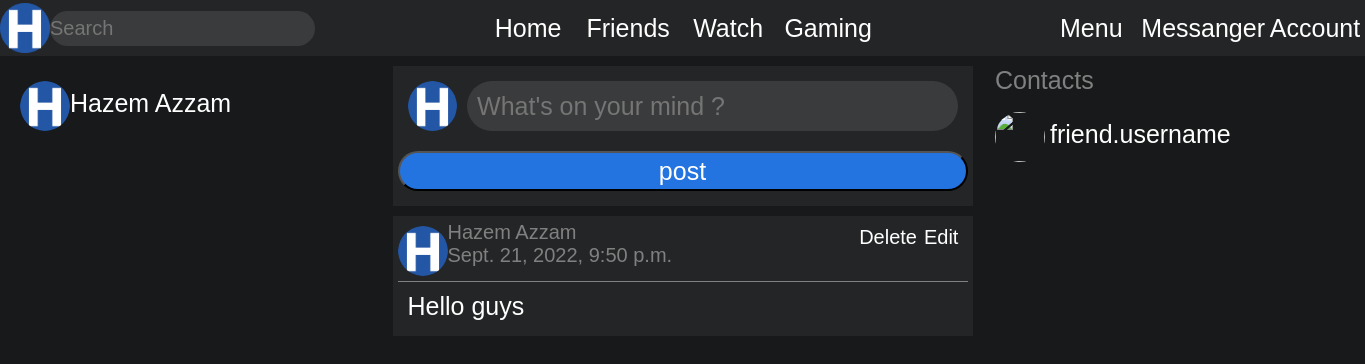
Page / (signed in) on the committed database.
### accounts/models.py (models this page shows, shortened)
class Account(AbstractBaseUser):
    first_name              = models.CharField(max_length=15, verbose_name="First Name", default="")
    last_name               = models.CharField(max_length=15, verbose_name="Last Name", default="")
    phone_number            = models.CharField(max_length=11, verbose_name="Phone Number", default="", blank=False, null=False, unique=True)
    date_of_birth           = models.DateField(verbose_name="Date of birth", default="2000-01-01", blank=False, null=False)
    Genders                 = (("MALE", "Male"), ("FEMALE", "Female"))
    gender                  = models.CharField(max_length=10, verbose_name="Gender", default="MALE", blank=False, null=False)
    profile_picture         = models.ImageField(default=f"default.png")
    objects                 = AccountManager()
    USERNAME_FIELD          = "phone_number"
    REQUIRED_FIELDS         = ["first_name", "last_name", "date_of_birth", "gender"]
    is_staff                = models.BooleanField(default=False)
    is_superuser            = models.BooleanField(default=False)
    is_active               = models.BooleanField(default=True)
    date_joined             = models.DateTimeField(verbose_name="Date Joined", auto_now=True)
    last_login              = models.DateTimeField(verbose_name="Last Login", auto_now_add=True)
    user_permissions        = models.ManyToManyField(Permission)
    groups                  = models.ManyToManyField(Group)

### posts/models.py (models this page shows)
class Post(models.Model):
    author = models.ForeignKey(get_user_model(), on_delete=models.CASCADE)
    content = models.TextField(max_length=250)
    pub_date=models.DateTimeField(auto_now_add=True, blank=True)

### Headbook/views.py (the view)
# urls.py: 2. Add a URL to urlpatterns:  path('', views.home, name='home')
def home(request):
    user = request.user
    if user.is_authenticated:
        post_list = Post.objects.all().order_by('-pub_date')
        return render(request, "home.html", {"post_list": post_list, "user": user})
    return render(request, "login.html")

### templates/home.html (shortened to what this page needs)
{% extends 'base.html' %}
{% block section %}
    <div class="left-section">
        <div class="option">
          <div class="option-image">
            <img class="small-profile-picture" src="/media/{{ user.profile_picture.name }}" alt="">
          </div>
          <div class="option-name">
            <span>{{ user.first_name }} {{ user.last_name }} </span>
          </div>
        </div>
    </div>
    <div class="middle-section">
      <div class="post-new">
        <form action="{% url 'add_post' %}" method="post">
          <div class="top">
            <img class="small-profile-picture" src="/media/{{ user.profile_picture.name }}" alt="">
            <input name="new-post-content" type="text" placeholder="What's on your mind ?">
          </div>
          <div class="bottom">
            <input type="submit" value="post">
          </div>
        </form>
      </div>
      {% for post in post_list %}
      <div class="post">
        <div class="top">
          <div class="left">
            <img class="small-profile-picture" src="/media/{{ user.profile_picture.name }}" alt="">
          </div>
          <div class="middle">
            <div class="profile-name">
              {{ post.author.first_name }} {{ post.author.last_name }}
            </div>
            <div class="post-time">
              {{ post.pub_date }}
            </div>
          </div>
          <div class="right">
            {% if post.author == user %}
                <a href="{% url 'delete_post' post.id %}">Delete</a>
                <a href="">Edit</a>
            {% endif %}
          </div>
        </div>
        <div class="post-middle">
          {{ post.content }}
        </div>
      </div>
      {% endfor %}
    </div>
    <div class="right-section">
      <div class="title">
        <div class="right">
          <span>Contacts</span>
        </div>
      </div>
      <div class="option">
          <div class="option-image">
            <img src="static friend.profile_picture" alt="">
          </div>
          <div class="option-name">
            <span>friend.username</span>
          </div>
        </div>
    </div>
{% endblock section %}

### posts/static/css/home-style.css (style rules this page uses)
* { margin: 0px; padding: 0px; font-size: 25px; text-decoration: none; color: white; }
html { width: 100%; height: 100%; font-family: sans-serif; }
body { background: #18191A; height: 100%; }
body section .left-section { padding: 10px; }
body section .left-section .option { display: flex; height: 60px; width: 100%; text-align: center; padding: 10px; }
body section .left-section .option .option-image { height: 100%; display: flex; }
body section .left-section .option .option-image img { height: 50px; width: 50px; margin: auto; border-radius: 25px; }
body section .left-section .option .option-name { height: 90%; display: flex; }
body section .left-section .option .option-name span { align-self: center; }
body section .middle-section { padding: 10px; }
body section .middle-section .post-new { padding: 5px; background: #242526; margin: auto; }
body section .middle-section .post-new .top { display: flex; margin: auto; text-align: center; margin: 10px; }
body section .middle-section .post-new .top img { width: 50px; height: 50px; margin-right: 10px; border-radius: 25px; }
body section .middle-section .post-new .top input { background: #3A3B3C; width: 90%; height: 50px; border-radius: 25px; border: 0px; padding: 10px; }
body section .middle-section .post-new input { width: 100%; height: 40px; background: #2374E1; margin: auto; border-radius: 25px; margin-bottom: 10px; }
body section .middle-section .post { background: #242526; padding: 5px; margin-top: 10px; }
body section .middle-section .post .top { display: flex; border-bottom: 1px solid gray; height: 60px; }
body section .middle-section .post .top .left { width: 60px; height: 60px; display: flex; }
body section .middle-section .post .top .left img { width: 50px; height: 50px; margin: auto; border-radius: 25px; }
body section .middle-section .post .top .middle { width: 100%; height: 60px; display: block; }
body section .middle-section .post .top .middle div { font-size: 20px; margin: auto; color: gray; }
body section .middle-section .post .top .right { width: 150px; height: 100%; }
body section .middle-section .post .top .right a { font-size: 20px; width: 50px; margin: auto; }
body section .middle-section .post .post-middle { padding: 10px; }
body section .right-section { padding: 5px; margin: 5px; display: block; }
body section .right-section .title { height: 5%; width: 100%; }
body section .right-section .title .right span { color: gray; font-size: 25px; }
body section .right-section .option { display: flex; height: 70px; width: 100%; }
body section .right-section .option .option-image { display: flex; }
body section .right-section .option .option-image img { width: 50px; height: 50px; margin: auto; border-radius: 25px; }
body section .right-section .option .option-name { display: flex; height: 65px; width: auto; margin-left: 5px; }
body section .right-section .option .option-name span { margin: auto; }

### rows in the picture
Account: profile_picture.name (picture), first_name "Hazem", last_name "Azzam"
Post: profile_picture.name (picture), author.first_name "Hazem", author.last_name "Azzam", pub_date "Sept. 21, 2022, 9:50 p.m.", shows "Delete", content "Hello guys"
